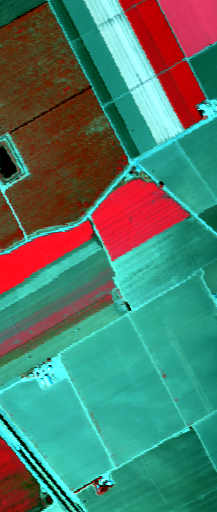

Here is the Python script that generated this plot:
#!/usr/bin/env python3
"""Create a false-color visualization for the Salinas hyperspectral scene.

Default input:
  data/Salinas_corrected.mat

Default output:
  T2/1.png
"""

from __future__ import annotations

import argparse
import os
from pathlib import Path

os.environ.setdefault("MPLCONFIGDIR", str(Path(".matplotlib").resolve()))

import matplotlib.pyplot as plt
import numpy as np

from hsi_utils import band_wavelength_labels, default_false_color_bands, infer_dataset_key, load_cube


def normalize_channel(
    channel: np.ndarray,
    stretch: str,
    low: float = 2.0,
    high: float = 98.0,
) -> np.ndarray:
    """Normalize one band with percentile clipping to improve visual contrast."""
    arr = channel.astype(np.float32, copy=False)
    if stretch == "minmax":
        lo, hi = float(arr.min()), float(arr.max())
    else:
        lo, hi = np.percentile(arr, [low, high])
    if hi <= lo:
        return np.zeros(arr.shape, dtype=np.float32)
    return np.clip((arr - lo) / (hi - lo), 0.0, 1.0)


def build_false_color(
    cube: np.ndarray,
    bands_1based: tuple[int, int, int],
    stretch: str,
    clip_percentiles: tuple[float, float],
) -> np.ndarray:
    band_count = cube.shape[2]
    if any(b < 1 or b > band_count for b in bands_1based):
        raise ValueError(f"Band numbers must be in 1..{band_count}, got {bands_1based}")

    # Extract only three bands, so memory stays small under the 1 GB limit.
    bands_0based = [b - 1 for b in bands_1based]
    channels = [
        normalize_channel(cube[:, :, b], stretch, clip_percentiles[0], clip_percentiles[1])
        for b in bands_0based
    ]
    return np.dstack(channels)


def parse_args() -> argparse.Namespace:
    parser = argparse.ArgumentParser()
    parser.add_argument("--input", type=Path, default=Path("data/Salinas_corrected.mat"))
    parser.add_argument("--output", type=Path, default=Path("T2/1.png"))
    parser.add_argument("--variable", help="Name of the 3-D image variable inside the .mat file.")
    parser.add_argument(
        "--bands",
        type=int,
        nargs=3,
        default=None,
        metavar=("R", "G", "B"),
        help="1-based band numbers mapped to red, green and blue. Auto-selected if omitted.",
    )
    parser.add_argument(
        "--stretch",
        choices=("percentile", "minmax"),
        default="percentile",
        help="Contrast stretch used for PNG display.",
    )
    parser.add_argument(
        "--clip-percentiles",
        type=float,
        nargs=2,
        default=(2.0, 98.0),
        metavar=("LOW", "HIGH"),
        help="Percentiles used when --stretch percentile is selected.",
    )
    return parser.parse_args()


def main() -> None:
    args = parse_args()
    cube, variable = load_cube(args.input, args.variable)
    dataset_key = infer_dataset_key(str(args.input), variable)
    bands = tuple(args.bands) if args.bands else default_false_color_bands(dataset_key, cube.shape[2])
    rgb = build_false_color(cube, bands, args.stretch, tuple(args.clip_percentiles))

    args.output.parent.mkdir(parents=True, exist_ok=True)
    plt.imsave(args.output, rgb)
    print(f"Saved false-color image to {args.output}")
    print(f"Cube variable: {variable}; shape: {cube.shape}; RGB bands: {bands}")
    print(f"Band wavelength labels: {band_wavelength_labels(dataset_key, bands, cube.shape[2])}")
    print(f"Display stretch: {args.stretch}; clip percentiles: {tuple(args.clip_percentiles)}")


if __name__ == "__main__":
    main()
